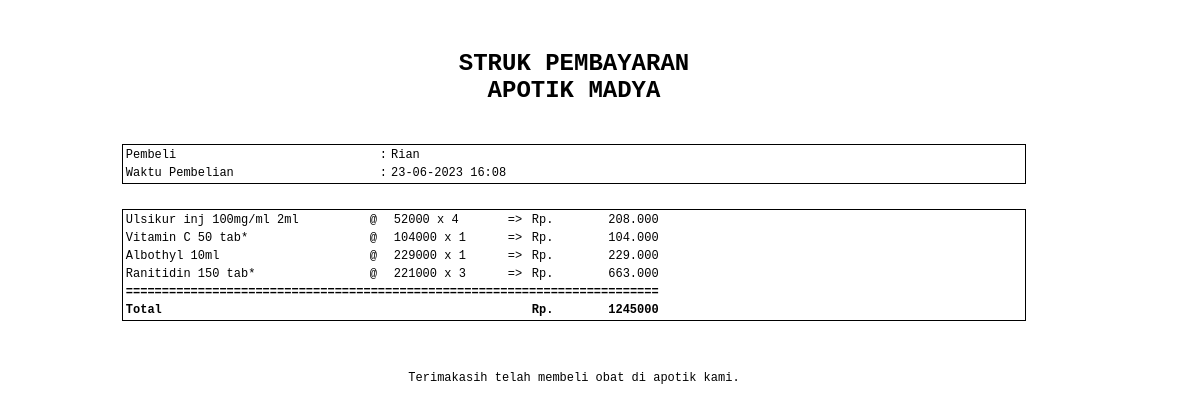
Screenshot of /laporan/struk.php?id=8 with the database file from the repository.
### tables this page shows
CREATE TABLE `penjualan` (
  `id_penjualan` int NOT NULL,
  `nama_pembeli` varchar(30) NOT NULL,
  `total_harga` int NOT NULL,
  `waktu` timestamp NOT NULL DEFAULT CURRENT_TIMESTAMP
);

CREATE TABLE `detail` (
  `id_detail` int NOT NULL,
  `id_penjualan` int NOT NULL,
  `id_barang` int NOT NULL,
  `qty` int NOT NULL,
  `harga_barang` int NOT NULL
);

CREATE TABLE `barang` (
  `id_barang` int NOT NULL,
  `nama_barang` varchar(100) NOT NULL,
  `stok` int NOT NULL,
  `harga` int NOT NULL
);

### laporan/struk.php (the view, shortened to what this page needs)
<?php
include_once "../control/connection.php";
$id = htmlspecialchars($_GET['id']);
$query = $c->query("SELECT * FROM penjualan WHERE id_penjualan=$id");
$queryDetail = $c->query("SELECT * FROM detail a INNER JOIN barang b ON a.id_barang=b.id_barang WHERE id_penjualan=$id");
$data = mysqli_fetch_assoc($query);
$nama = $data['nama_pembeli'];
$total = $data['total_harga'];
$tanggal_beli = date('d-m-Y H:i', strtotime($data['waktu']));
?>
<!DOCTYPE html>
<html lang="en">
<head>
</head>
<body>
  <div class="container">
    <div class="title">
      <h1 style="margin-bottom: 0;">STRUK PEMBAYARAN</h1>
      <h1 style="margin-top: 0;">APOTIK MADYA</h1>
    </div>
    <div class="detail-buy">
      <table>
        <tr>
          <td style="width: 250px;">Pembeli</td>
          <td>:</td>
          <td><?= $nama ?></td>
        </tr>
        <tr>
          <td>Waktu Pembelian</td>
          <td>:</td>
          <td><?= $tanggal_beli ?></td>
        </tr>
      </table>
    </div>
    <div class="detail-order">
      <table>
        <?php
        foreach ($queryDetail as $detail) :
          $subTotal = intval($detail['harga_barang']) * intval($detail['qty']);
        ?>
        <tr>
          <td style="width: 240px;"><?= $detail['nama_barang'] ?></td>
          <td style="width: 20px;">@</td>
          <td style="width: 110px;"><?= $detail['harga_barang'] . ' x ' . $detail['qty'] ?></td>
          <td style="width: 20px;">=></td>
          <td style="width: 20px;">Rp. </td>
          <td style="text-align: right;"><?= number_format($subTotal, 0, ',', '.') ?></td>
        </tr>
        <?php endforeach; ?>
        <tr>
          <th colspan="6">==========================================================================</th>
        </tr>
        <tr>
          <th colspan="4">Total</th>
          <th>Rp. </th>
          <th style="text-align: right;"><?= str_replace('Rp ', '', $total) ?></th>
        </tr>
      </table>
    </div>
    <div class="honest">
      <p>Terimakasih telah membeli obat di apotik kami.</p>
    </div>
  </div>
</body>
</html>

### laporan/struk.php (style rules this page uses)
body { font-family: 'Courier New', Courier, monospace; font-size: 9pt; margin: 0; padding: 0; box-sizing: border-box; }
.container { width: 94%; text-align: center; padding: 10px; }
.container .title { margin: 40px 0; }
.container .detail-buy, .container .detail-order { width: 80%; border: 1px solid black; margin: 0 auto; margin-bottom: 25px; }
.container table { text-align: left; }
.container .honest { margin: 50px 0; }

### rows the page displays
penjualan: nama_pembeli "Rian", waktu "23-06-2023 16:08", total_harga "1245000"
detail: id_barang.nama_barang "Ulsikur inj 100mg/ml 2ml", harga_barang "52000", qty "4", subTotal "208.000"
detail: id_barang.nama_barang "Vitamin C 50 tab*", harga_barang "104000", qty "1", subTotal "104.000"
detail: id_barang.nama_barang "Albothyl 10ml", harga_barang "229000", qty "1", subTotal "229.000"
detail: id_barang.nama_barang "Ranitidin 150 tab*", harga_barang "221000", qty "3", subTotal "663.000"
